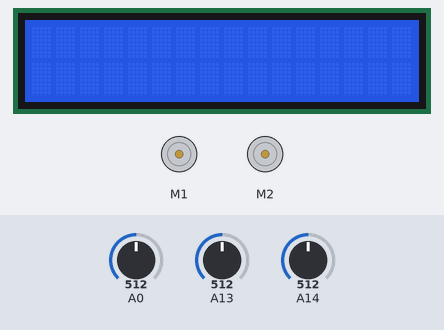
The sketch below on a simulated Arduino Mega 2560, built with avr-gcc and run on an emulated ATmega2560. On the bench: 16×2 character LCD, 2 × DC motor (green arrow = forward, orange = backward, longer = faster). The inputs (shaded band) are chosen by the test bench; at power-on: A0 = 512, A13 = 512, A14 = 512.

Above: at 1.2 s.
1.3 s: A0 set to 263
2.8 s: A0 set to 240
At 2.88 s:
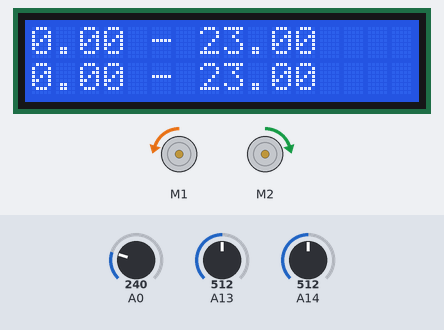
At 5.6 s:
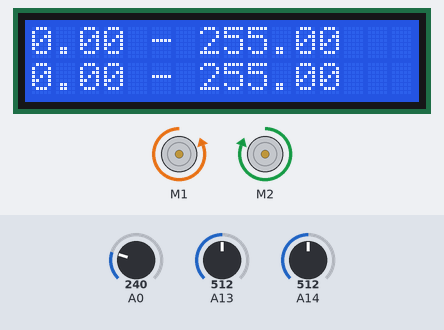
Timing chart, 0 to 7.1 s (numbered marks = the images above; inputs shaded):
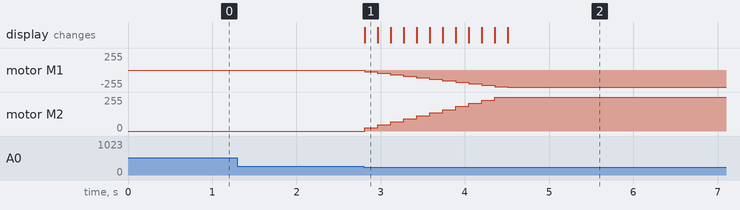

Measured:
- after the input at 1.3 s, every drawn part: stays the same
- after the input at 2.8 s, motor M1: moves from stopped to backward 255/255 over 1.7 s, starting at once; motor M2: moves from stopped to forward 255/255 over 1.7 s, starting at once; the display: changes at once (image 1)

The sketch:

initial.ino
```cpp
#include <LiquidCrystal.h>
#include <Wire.h>
#include <Adafruit_MotorShield.h>
#include "MotorController.hpp"
#include "ShaftEncoder.hpp"


/************ LCD Shield buttons ******************/

// define some values used by the panel and buttons
int lcd_key     = 0;
int adc_key_in  = 0;
#define btnRIGHT  0
#define btnUP     1
#define btnDOWN   2
#define btnLEFT   3
#define btnSELECT 4
#define btnNONE   5

// read the buttons
int read_LCD_buttons()
{
 adc_key_in = analogRead(0);      // read the value from the sensor
 // my buttons when read are centered at these valies: 0, 144, 329, 504, 741
 // we add approx 50 to those values and check to see if we are close
 if (adc_key_in > 1000) return btnNONE; // We make this the 1st option for speed reasons since it will be the most likely result
 // For V1.1 us this threshold
 if (adc_key_in < 50)   return btnRIGHT;
 if (adc_key_in < 250)  return btnUP;
 if (adc_key_in < 450)  return btnDOWN;
 if (adc_key_in < 650)  return btnLEFT;
 if (adc_key_in < 850)  return btnSELECT;

 // For V1.0 comment the other threshold and use the one below:
/*
 if (adc_key_in < 50)   return btnRIGHT;
 if (adc_key_in < 195)  return btnUP;
 if (adc_key_in < 380)  return btnDOWN;
 if (adc_key_in < 555)  return btnLEFT;
 if (adc_key_in < 790)  return btnSELECT;
*/


 return btnNONE;  // when all others fail, return this...
}

LiquidCrystal lcd(8,9,4,5,6,7);

// Create the motor shield object with the default I2C address
Adafruit_MotorShield AFMS = Adafruit_MotorShield();

ShaftEncoder encoderM1(A13, 4, 1);
MotorController controllerM1(1, AFMS, -1, &encoderM1);

ShaftEncoder encoderM2(A14, 4, 1);
MotorController controllerM2(2, AFMS, 1, &encoderM2);

double speed = 0;
double goalSpeed = 30;
double value = 0;

bool begin = false;
unsigned long base;

long retaTempo = 8000;
long curvaTempo = 6200;

void setup() {
  // put your setup code here, to run once:
  Serial.begin(9600);
  AFMS.begin();

  lcd.begin(16, 2);
}

void loop() {
  int button = read_LCD_buttons();
  if(button == btnUP){
    begin = true;
    base = millis();
  }
  if(button == btnRIGHT){
    //controllerM1.setGoal(2);
    //controllerM2.setGoal(-2);
  }
  if(button == btnDOWN){
    begin = false;
  }


  if(begin){
    if((millis()-base) < retaTempo){
      controllerM1.setGoal(1);
      controllerM2.setGoal(1);
    }else if((millis()-base) < retaTempo+curvaTempo){
      controllerM1.setGoal(1);
      controllerM2.setGoal(-1);
    }else if((millis()-base) < 2*retaTempo+curvaTempo){
      controllerM1.setGoal(1);
      controllerM2.setGoal(1);
    }else if((millis()-base) < 2*retaTempo+2*curvaTempo){
      controllerM1.setGoal(1);
      controllerM2.setGoal(-1);
    }else if((millis()-base) < 3*retaTempo+2*curvaTempo){
      controllerM1.setGoal(1);
      controllerM2.setGoal(1);
    }else if((millis()-base) < 3*retaTempo+3*curvaTempo){
      controllerM1.setGoal(1);
      controllerM2.setGoal(-1);
    }else if((millis()-base) < 4*retaTempo+3*curvaTempo){
      controllerM1.setGoal(1);
      controllerM2.setGoal(1);
    }else if((millis()-base) < 4*retaTempo+4*curvaTempo){
      controllerM1.setGoal(1);
      controllerM2.setGoal(-1);
    }else{
      controllerM1.setGoal(0);
      controllerM2.setGoal(0);
    }
  }else{
    controllerM1.setGoal(0);
    controllerM2.setGoal(0);
  }

  lcd.setCursor(0, 0);
  //lcd.print(millis()-base);
  //lcd.print(" - ");
  //lcd.print(encoderM1.getDistance());
  //lcd.print("               ");
  controllerM1.control();
  lcd.setCursor(0, 1);
  controllerM2.control();
  //lcd.print(encoderM2.getSpeed());
  //lcd.print(" - ");
  //lcd.print(encoderM2.getDistance());
  //lcd.print("               ");
}
```

Menu.cpp
```cpp
#include "Menu.hpp"

  MenuItem::MenuItem(int id, String line1, String line2){
    this->id = id;
    this->line1 = line1;
    this->line2 = line2;
    next = NULL;
    prev = NULL;
    enter = NULL;
    back = NULL;
  }
  MenuItem::~MenuItem(){
    if(next != NULL){
      delete next;
    }
    if(prev != NULL && prev != next){
      delete prev;
    }
    if(enter != NULL && enter != prev && enter != next){
      delete enter;
    }
    if(back != NULL && back != next && back != prev && back != enter){
      delete back;
    }
  }

  void MenuItem::setNavigation(MenuItem* next, MenuItem* prev, MenuItem* enter, MenuItem* back){
    this->next = next;
    this->prev = prev;
    this->enter = enter;
    this->back = back;
  }
  int MenuItem::getId(){
    return id;
  }
  String MenuItem::getLine1(){
    return line1;
  }
  String MenuItem::getLine2(){
    return line2;
  }
  MenuItem* MenuItem::getNext(){
    return next;
  }
  MenuItem* MenuItem::getPrev(){
    return prev;
  }
  MenuItem* MenuItem::getBack(){
    return back;
  }
  MenuItem* MenuItem::getEnter(){
    return enter;
  }

  Menu::Menu(LiquidCrystal* lcd){
    this->lcd = lcd;
    this->current = NULL;
  }
  Menu::~Menu(){
    if(current != NULL){
      delete current;
    }
  }

  void Menu::boot(){
    //INIT MENU OPTIONS
    MenuItem* menu0 = new MenuItem(0, "Equipe I.S.I.W.Y", "Press para comecar");
    MenuItem* menu1 = new MenuItem(1, "Caminhos", "");
    MenuItem* menu11 = new MenuItem(11, "Quadrado", "");
    MenuItem* menu12 = new MenuItem(12, "Retangulo", "");
    MenuItem* menu13 = new MenuItem(3, "Reta", "");

    menu0->setNavigation(menu1, menu1, menu1, menu1);
    menu1->setNavigation(NULL, NULL, menu11, menu0);
    menu11->setNavigation(menu12, menu13, NULL, menu1);
    menu12->setNavigation(menu13, menu11, NULL, menu1);
    menu13->setNavigation(menu11, menu12, NULL, menu1);


    current = menu0;

  }
  void Menu::display(){
    lcd->setCursor(0, 0);
    lcd->print(current->getLine1());
    lcd->print("                 ");

    lcd->setCursor(0, 1);
    lcd->print(current->getLine2());
    lcd->print("                 ");
  }
  void Menu::next(){
    MenuItem* i = current->getNext();
    if(i != NULL){
      current = i;
    }
  }
  void Menu::prev(){
    MenuItem* i = current->getPrev();
    if(i != NULL){
      current = i;
    }
  }
  void Menu::enter(){
    MenuItem* i = current->getEnter();
    if(i != NULL){
      current = i;
    }else{
      run(current);
    }
  }
  void Menu::back(){
    MenuItem* i = current->getBack();
    if(i != NULL){
      current = i;
    }
  }
  void Menu::run(MenuItem* item){
    int id = item->getId();
  }
```

Menu.hpp
```cpp
#ifndef __MENU_H
#define __MENU_H
#include <LiquidCrystal.h>

class MenuItem{
private:
  int id;
  String line1, line2;
  MenuItem *next, *prev, *enter, *back;
public:
  MenuItem(int id, String line1, String line2);
  ~MenuItem();

  void setNavigation(MenuItem* next, MenuItem* prev, MenuItem* enter, MenuItem* back);
  int getId();
  String getLine1();
  String getLine2();
  MenuItem* getNext();
  MenuItem* getPrev();
  MenuItem* getBack();
  MenuItem* getEnter();
};

class Menu{
private:
  LiquidCrystal* lcd;
  MenuItem* current;
public:
  Menu(LiquidCrystal* lcd);
  ~Menu();

  void boot();
  void display();
  void next();
  void prev();
  void enter();
  void back();
  void run(MenuItem* item);
};

#endif
```

MotorController.cpp
```cpp
#include <Arduino.h>
#include <LiquidCrystal.h>
#include <Wire.h>
#include <Adafruit_MotorShield.h>
#include "MotorController.hpp"

extern LiquidCrystal lcd;

MotorController::MotorController(int motorId, Adafruit_MotorShield& shield, int dirCorrect, ShaftEncoder* encoder):controller(&speed, &y, &goalSpeed, 23, 0, 1.8, DIRECT){
  goalSpeed = 0;
  avgSpeed = 0;
  motor = shield.getMotor(motorId);
  this->dirCorrect = dirCorrect;
  this->encoder = encoder;
  controller.SetMode(AUTOMATIC);
  controller.SetOutputLimits(-180, 180);
  controller.SetSampleTime(150);
  baseTime = millis();
  value = 0;
  encoder->boot();
}

void MotorController::setGoal(double speed){
  if(speed != goalSpeed){
    goalSpeed = speed;
    //encoder->boot();
    //value = 0;
    //baseTime = millis();
  }
  //controller.boot();
}

void MotorController::control(){
  encoder->read();
  if(goalSpeed == 0){
    value = 0;
    applySpeed();
    return;
  }
  if((millis() - baseTime) < 150){
    return;
  }
  //GET speed using senso
  speed = encoder->getSpeed();
  if(value < 0){
    speed = -speed;
  }
  controller.Compute();


  value += y;
  if(value > 255){
    value = 255;
  }
  if(value < -255){
    value = -255;
  }

  lcd.print(speed);
  lcd.print(" - ");
  lcd.print(value);
  lcd.print("               ");
  //apply value to motor;
  applySpeed();

  baseTime = millis();
}

void MotorController::applySpeed(){
  double v = value*dirCorrect;
  motor->setSpeed(abs(v));
  if(v == 0){
    motor->run(RELEASE);
  }else if(v>0){
    motor->run(FORWARD);
  }else{
    motor->run(BACKWARD);
  }
}
```

MotorController.hpp
```cpp
#ifndef __MOTORCONTROLLER_H
#define __MOTORCONTROLLER_H

#include <Adafruit_MotorShield.h>
#include <PID_v1.h>
#include "ShaftEncoder.hpp"

class MotorController {
private:
  PID controller;
  unsigned long baseTime;
  double goalSpeed;

  double avgSpeed;
  int counter = 0;

  double value;
  double y;
  double speed;
  int dirCorrect;
  //SHAFT ENCODER;

  Adafruit_DCMotor *motor;
  ShaftEncoder* encoder;

  void applySpeed();
public:
  MotorController (int motorId, Adafruit_MotorShield& shield, int dirCorrect, ShaftEncoder* encoder);
  // virtual ~MotorController ();

  void setGoal(double goalSpeed);
  void control();
};

#endif
```

ShaftEncoder.cpp
```cpp
#include <Arduino.h>
#include "ShaftEncoder.hpp"

ShaftEncoder::ShaftEncoder(int bbId, int spr, double wheelPerimeter){
  this->bbId = bbId;
  this->spr = spr;
  this->wheelPerimeter = wheelPerimeter;
  init = true;
}

void ShaftEncoder::boot(){
  baseTime = millis();
  counter = 0;
  rotation = 0;
  timeOfRotation = INFINITY;
  state = analogToDigital(analogRead(bbId));
  init = true;
}

void ShaftEncoder::read(){
  int s = analogToDigital(analogRead(bbId));
  if(s == LOW && state == HIGH){
    counter++;
    if(counter % spr == 0){
        rotation++;
    }
    timeOfRotation = millis()-baseTime;
    baseTime = millis();

    init = false;
  }
  state = s;
}

unsigned long ShaftEncoder::getCounter(){
  return this->counter;
}

double ShaftEncoder::getDistance(){
  return rotation * wheelPerimeter;
}

double ShaftEncoder::getSpeed(){
  if(init){
    return 0;
  }
  //unsigned long t = timeOfRotation / 10;
  return wheelPerimeter/(timeOfRotation*spr/1000.0);
}

int ShaftEncoder::analogToDigital(int analog){
  if(state == HIGH && analog <= 750){
    return LOW;
  }else if(state == LOW && analog >= 750){
    return HIGH;
  }else{
    return state;
  }
}
```

ShaftEncoder.hpp
```cpp
#ifndef __SHAFTENCODER_H
#define __SHAFTENCODER_H

class ShaftEncoder {
private:
  int bbId;

  unsigned long counter;
  unsigned long baseTime;
  unsigned long timeOfRotation;

  //setps per rotation
  int spr;
  int rotation;
  double wheelPerimeter;

  bool state;

  long lastDebounceTime = 0;  // the last time the output pin was toggled
  long debounceDelay = 10;    // the debounce time; increase if the output flickers

  bool init;

  int analogToDigital(int analog);
public:
  ShaftEncoder (int bbId, int spr, double wheelPerimeter);
  // virtual ~ShaftEncoder ();

  double getDistance();
  unsigned long getCounter();
  double getSpeed();

  void boot();
  void read();

};

#endif
```
